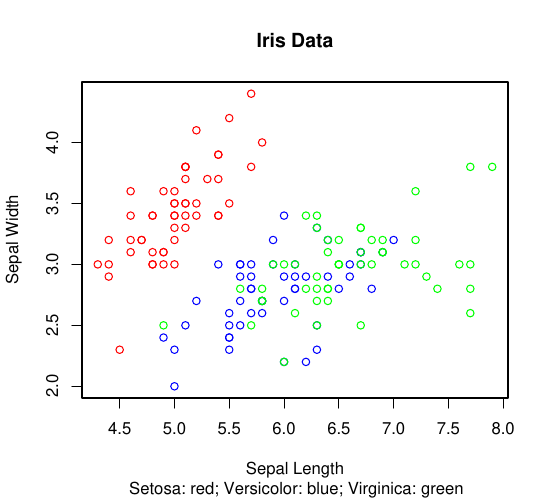

Generate this figure with R:
iris <- read.table("iris.txt",header=TRUE)

# The means of sepal length, sepal width, petal length and petal width
mean(iris$Sepal.Length)
mean(iris$Sepal.Width)
mean(iris$Petal.Length)
mean(iris$Petal.Width)

interval <- numeric(nlevels(iris$Species))

# Relative fequency for the sepal length data

# Choose number of bins
# The data in each class are divided into at least log2(class size) bins

trange <- tapply(iris$Sepal.Length, iris$Species, range)
tlength <- tapply(iris$Sepal.Length, iris$Species, length)
numbin <- round( log2( tlength[1] ) )
interval[1] <- round( (diff(trange$setosa) + 0.1) / numbin, 1)
numbin <- round( log2( tlength[2] ) )
interval[2] <- round( (diff(trange$versicolor) + 0.1) / numbin, 1)
numbin <- round( log2( tlength[3] ) )
interval[3] <- round( (diff(trange$virginica) + 0.1) / numbin, 1)

# Use the smallest interval calculated

mininterval <- min(interval)
r <- range(iris$Sepal.Length)
numbin <- ceiling( (diff(r) + 0.1) / mininterval)
data <- cut( iris$Sepal.Length, breaks = r[1] - 0.1 + mininterval * (0:numbin) )
table(data, iris$Species)


# Relative fequency for the sepal width data <= WRONG!!! It's frequency not relative frequency

# Choose number of bins
# The data in each class are divided into at least log2(class size) bins

trange <- tapply(iris$Sepal.Width, iris$Species, range)
tlength <- tapply(iris$Sepal.Width, iris$Species, length)
numbin <- round( log2( tlength[1] ) )
interval[1] <- round( (diff(trange$setosa) + 0.1) / numbin, 1)
numbin <- round( log2( tlength[2] ) )
interval[2] <- round( (diff(trange$versicolor) + 0.1) / numbin, 1)
numbin <- round( log2( tlength[3] ) )
interval[3] <- round( (diff(trange$virginica) + 0.1) / numbin, 1)

# Use the smallest interval calculated

mininterval <- min(interval)
r <- range(iris$Sepal.Width)
numbin <- ceiling( (diff(r) + 0.1) / mininterval)
data <- cut( iris$Sepal.Width, breaks = r[1] - 0.1 + mininterval * (0:numbin) )
table(data, iris$Species)


# Relative fequency for the petal length data

# Choose number of bins
# The data in each class are divided into at least log2(class size) bins

trange <- tapply(iris$Petal.Length, iris$Species, range)
tlength <- tapply(iris$Petal.Length, iris$Species, length)
numbin <- round( log2( tlength[1] ) )
interval[1] <- round( (diff(trange$setosa) + 0.1) / numbin, 1)
numbin <- round( log2( tlength[2] ) )
interval[2] <- round( (diff(trange$versicolor) + 0.1) / numbin, 1)
numbin <- round( log2( tlength[3] ) )
interval[3] <- round( (diff(trange$virginica) + 0.1) / numbin, 1)

# Use the smallest interval calculated

mininterval <- min(interval)
r <- range(iris$Petal.Length)
numbin <- ceiling( (diff(r) + 0.1) / mininterval)
data <- cut( iris$Petal.Length, breaks = r[1] - 0.1 + mininterval * (0:numbin) )
table(data, iris$Species)


# Relative fequency for the petal width data

# Choose number of bins
# The data in each class are divided into at least log2(class size) bins

trange <- tapply(iris$Petal.Width, iris$Species, range)
tlength <- tapply(iris$Petal.Width, iris$Species, length)
numbin <- round( log2( tlength[1] ) )
interval[1] <- round( (diff(trange$setosa) + 0.1) / numbin, 1)
numbin <- round( log2( tlength[2] ) )
interval[2] <- round( (diff(trange$versicolor) + 0.1) / numbin, 1)
numbin <- round( log2( tlength[3] ) )
interval[3] <- round( (diff(trange$virginica) + 0.1) / numbin, 1)

# Use the smallest interval calculated

mininterval <- min(interval)
r <- range(iris$Petal.Width)
numbin <- ceiling( (diff(r) + 0.1) / mininterval)
data <- cut( iris$Petal.Width, breaks = r[1] - 0.1 + mininterval * (0:numbin) )
table(data, iris$Species)


# A scatter plot (as a PDF) of the sepal width and length,
# using a different color for the plotting symbol of each species

# Define the color for each class
color <- character(nrow(iris))
color[iris$Species == "setosa"]     <- "red"
color[iris$Species == "versicolor"] <- "blue"
color[iris$Species == "virginica"]  <- "green"

# Write to the PDF file
pdf("iris.pdf",width=5.5,height=5)
plot(iris$Sepal.Length, iris$Sepal.Width, xlab="Sepal Length", ylab="Sepal Width", main="Iris Data", sub="Setosa: red; Versicolor: blue; Virginica: green", col=color)
dev.off()